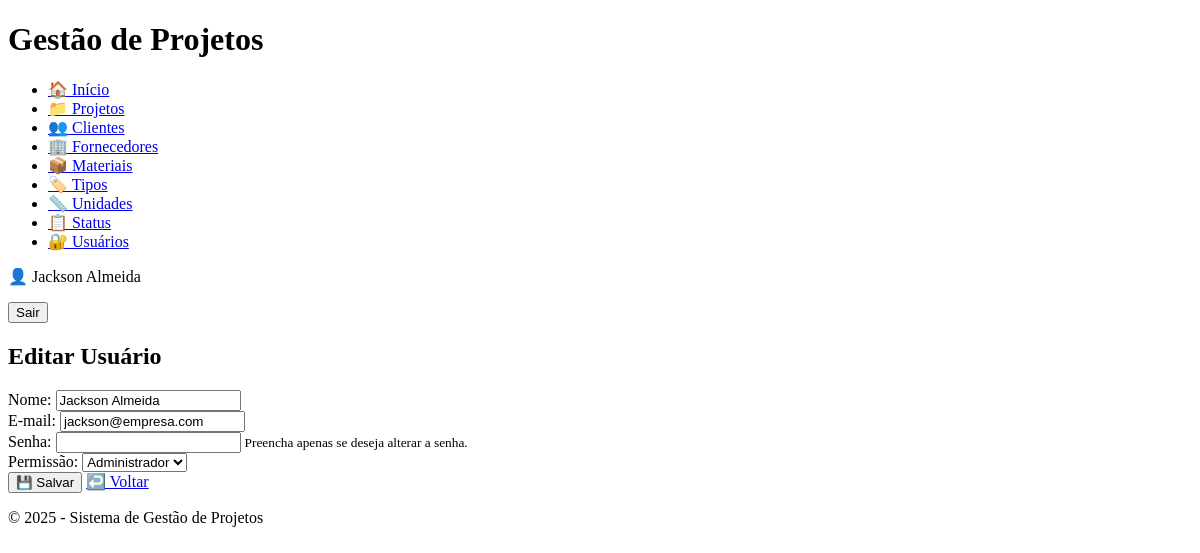
/usuarios/1/editar (signed in), run on an earlier commit of the app's database.
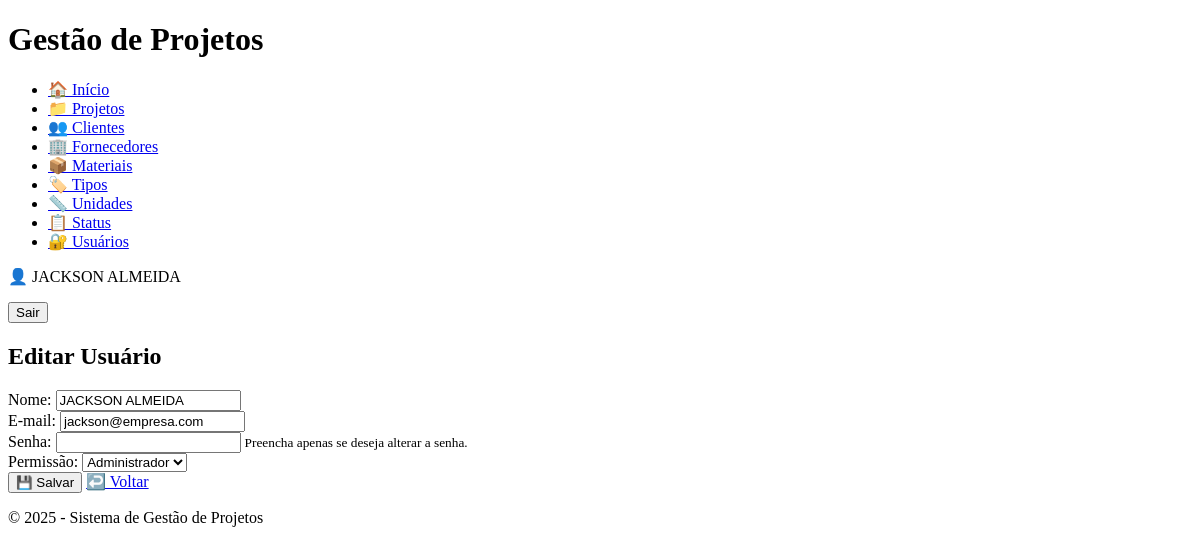
And on a later commit of the database.
### app/models/models.py (models this page shows, shortened)
class Usuario(db.Model):
    id = db.Column(db.Integer, primary_key=True)
    nome = db.Column(db.String(100), nullable=False)
    email = db.Column(db.String(100), unique=True, nullable=False)
    senha = db.Column(db.String(100), nullable=False)
    permissao = db.Column(db.String(20), nullable=False)  # ex: 'admin', 'usuario'

### app/routes/usuarios_routes.py (the view, shortened to what this page needs)
@web.route('/usuarios/<int:id>/editar', methods=['GET', 'POST'])
def editar_usuario(id):
    acesso = admin_required()
    if acesso:
        return acesso
    usuario = Usuario.query.get_or_404(id)
    return render_template('usuarios/form_usuario.html', usuario=usuario)

### app/routes/usuarios_routes.py (called while the page is built)
def admin_required():
    if 'usuario_id' not in session or session.get('usuario_permissao') != 'admin':
        flash('Acesso restrito a administradores.', 'danger')
        return redirect(url_for('web.login'))
    return None

### app/templates/usuarios/form_usuario.html (shortened to what this page needs)
{% extends 'base.html' %}
{% block conteudo %}
<h2>{{ 'Editar Usuário' if usuario else 'Novo Usuário' }}</h2>
<form method="POST">
    <div class="mb-3">
        <label for="nome" class="form-label">Nome:</label>
        <input type="text" name="nome" id="nome" class="form-control" required value="{{ usuario.nome if usuario else '' }}">
    </div>
    <div class="mb-3">
        <label for="email" class="form-label">E-mail:</label>
        <input type="email" name="email" id="email" class="form-control" required value="{{ usuario.email if usuario else '' }}">
    </div>
    <div class="mb-3">
        <label for="senha" class="form-label">Senha:</label>
        <input type="password" name="senha" id="senha" class="form-control" {% if not usuario %}required{% endif %}>
        {% if usuario %}
            <small class="text-muted">Preencha apenas se deseja alterar a senha.</small>
        {% endif %}
    </div>
    <div class="mb-3">
        <label for="permissao" class="form-label">Permissão:</label>
        <select name="permissao" id="permissao" class="form-select" required>
            <option value="admin" {% if usuario and usuario.permissao == 'admin' %}selected{% endif %}>Administrador</option>
        </select>
    </div>
    <button type="submit" class="btn btn-success">💾 Salvar</button>
    <a href="{{ url_for('web.listar_usuarios') }}" class="btn btn-secondary">↩️ Voltar</a>
</form>
{% endblock %}

### app/templates/base.html (shortened to what this page needs)
<!DOCTYPE html>
<html lang="pt-BR">
<head>
</head>
<body>
    <header>
        <h1>Gestão de Projetos</h1>
    </header>
    <nav>
        <ul>
            <li><a href="{{ url_for('web.pagina_inicial') }}">🏠 Início</a></li>
            <li><a href="{{ url_for('web.listar_projetos') }}">📁 Projetos</a></li>
            <li><a href="{{ url_for('web.listar_clientes') }}">👥 Clientes</a></li>
            <li><a href="{{ url_for('web.listar_fornecedores') }}">🏢 Fornecedores</a></li>
            <li><a href="{{ url_for('web.listar_materiais') }}">📦 Materiais</a></li>
            <li><a href="{{ url_for('web.listar_tipos') }}">🏷️ Tipos</a></li>
            <li><a href="{{ url_for('web.listar_unidades') }}">📏 Unidades</a></li>
            <li><a href="{{ url_for('web.listar_status') }}">📋 Status</a></li>
            {% if session.get('usuario_permissao') == 'admin' %}
                <li><a href="{{ url_for('web.listar_usuarios') }}">🔐 Usuários</a></li>
            {% endif %}
        </ul>
        {% if session.get('usuario_nome') %}
            <p>👤 {{ session['usuario_nome'] }}</p>
            <form action="{{ url_for('web.logout') }}" method="post">
                <button type="submit">Sair</button>
            </form>
        {% endif %}
    </nav>
    <main>
        {% block conteudo %}{% endblock %}
    </main>
    <footer>
        <p>&copy; {{ current_year or 2025 }} - Sistema de Gestão de Projetos</p>
    </footer>
</body>
</html>

What changed in the data, as far as the page shows it:
changed Usuario "jackson@empresa.com": usuario_nome "Jackson Almeida" → "JACKSON ALMEIDA"; nome "Jackson Almeida" → "JACKSON ALMEIDA"
